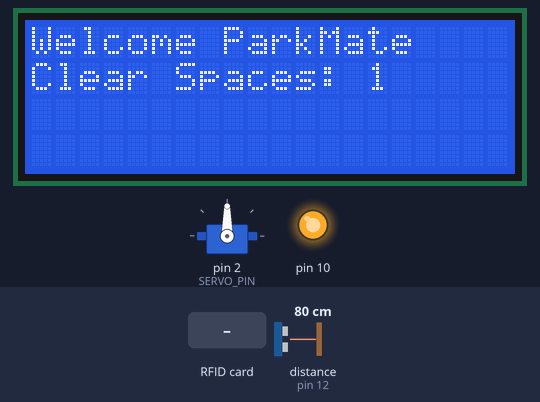
Recording of a sketch running on a simulated Arduino Uno, built with avr-gcc and run on an emulated ATmega328P. Shown: 20×4 character LCD, servo, output pins drawn as LEDs (lit = HIGH). Wiring (inferred from the names in the program): IR receiver: data pin 4. The inputs (shaded band) are chosen by the test bench; at power-on: distance to the obstacle (sensor on pin 12) 80 cm. The echo pulse lasts 58.3 µs per cm; pins used as bus, display or sensor lines are not drawn; what the sketch prints to the serial monitor is not drawn.

Above: at 1.3 s.
1.4 s: RFID card C3 A0 F5 AC held to the reader
At 2.5 s:
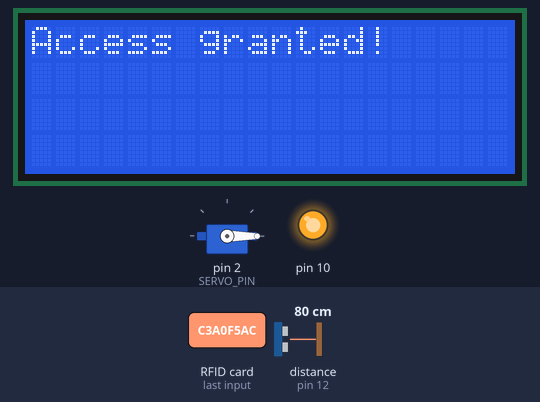
At 10.9 s:
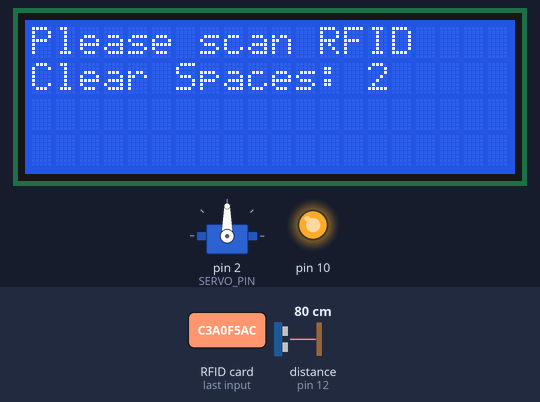
Timing chart, 0 to 12.4 s (numbered marks = the images above; inputs shaded):
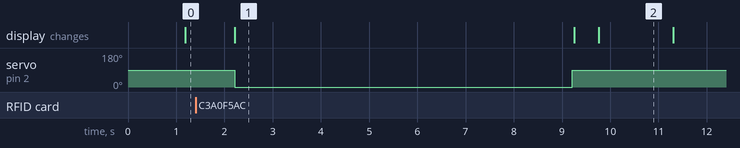

Measured:
- after the input at 1.4 s, servo on pin 2 (SERVO_PIN): 90° → 0° after 0.82 s, → 90° 7.0 s later; the display: changes after 0.82 s (image 1)
- what the display in image 1 shows lasts 7.0 s, from 2.2 s to 9.2 s

The sketch:

PARKMATE3_copy_20231011234713.ino
```cpp
#include <SPI.h>
#include <MFRC522.h>
#include <Wire.h>
#include <LiquidCrystal_I2C.h>
#include <Servo.h>

#define SS_PIN 9
#define RST_PIN 8
#define TRIGGER_PIN 13 // Ultrasonic sensor trigger pin
#define ECHO_PIN 12  // Ultrasonic sensor echo pin
#define IR_PIN_1 0
#define IR_PIN_2 1
#define IR_PIN_3 4

#define SERVO_PIN 2

LiquidCrystal_I2C LCD(0x27, 20, 4);
Servo servo;
MFRC522 rfid(SS_PIN, RST_PIN);

int irPin1 = IR_PIN_1;
int irPin2 = IR_PIN_2;
int irPin3 = IR_PIN_3;


int clearSpaces = 0;

void setup() {
  Serial.begin(9600);
  SPI.begin();
  rfid.PCD_Init();
  LCD.init();
  LCD.backlight();
  LCD.setCursor(0, 0);
  LCD.print("Welcome ParkMate");
  LCD.setCursor(0, 1);
  LCD.print("ASSAAD MAHMOUDI");
  servo.attach(SERVO_PIN);
  pinMode(TRIGGER_PIN, OUTPUT);
  pinMode(ECHO_PIN, INPUT);
  pinMode(irPin1, INPUT);
  pinMode(irPin2, INPUT);
  pinMode(irPin3, INPUT);

}

void loop() {
  // Ultrasonic sensor distance measurement
  digitalWrite(TRIGGER_PIN, LOW);
  delayMicroseconds(2);
  digitalWrite(TRIGGER_PIN, HIGH);
  delayMicroseconds(10);
  digitalWrite(TRIGGER_PIN, LOW);
  long duration = pulseIn(ECHO_PIN, HIGH);
  int distance = duration / 58; // Convert the time into distance in centimeters

  int pirValue = (distance < 5) ? HIGH : LOW; // Adjust the distance threshold as needed

  if (pirValue == HIGH) {
    LCD.clear();
    LCD.setCursor(0, 0);
    LCD.print("Please show your");
    LCD.setCursor(0, 1);
    LCD.print("ID card");
    if (clearSpaces > 0) {
      clearSpaces--; // Decrement clearSpaces when motion is detected
    }
  }

  delay(500);

  if (rfid.PICC_IsNewCardPresent() && rfid.PICC_ReadCardSerial()) {
    String tagID ="";
    for (byte i = 0; i < rfid.uid.size; i++) {
      tagID += String(rfid.uid.uidByte[i], HEX);
    }
    Serial.println("Tag ID: " + tagID);

    if (tagID == "c3a0f5ac") {
      LCD.clear();
      LCD.setCursor(0, 0);
      LCD.print("Access granted!");
      servo.write(-90);
      delay(7000);
      servo.write(90);
    } else {
      LCD.clear();
      LCD.setCursor(0, 0);
      LCD.print("Access denied.");
      LCD.setCursor(0, 1);
      LCD.print("Please leave.");
      delay(500);
    }

    rfid.PICC_HaltA();
    rfid.PCD_StopCrypto1();

    LCD.clear();
    LCD.setCursor(0, 0);
    LCD.print("Please scan RFID");
    LCD.setCursor(0, 1);
    LCD.print("tag to proceed");
  }

  int irValue1 = digitalRead(irPin1);
  int irValue2 = digitalRead(irPin2);
  int irValue3 = digitalRead(irPin3);


  if (irValue1 == HIGH) {
    clearSpaces++;
    delay(500);
  }
  if (irValue2 == HIGH) {
    clearSpaces++;
    delay(500);
  }
  if (irValue3 == HIGH) {
    clearSpaces++;
    delay(500);
  }


  // Ensure clearSpaces stays within [0, 4]
  clearSpaces = constrain(clearSpaces, 0, 3);
  LCD.setCursor(0, 1);
  LCD.print("Clear Spaces: ");
  LCD.print(clearSpaces);
  delay(500);
}
```
